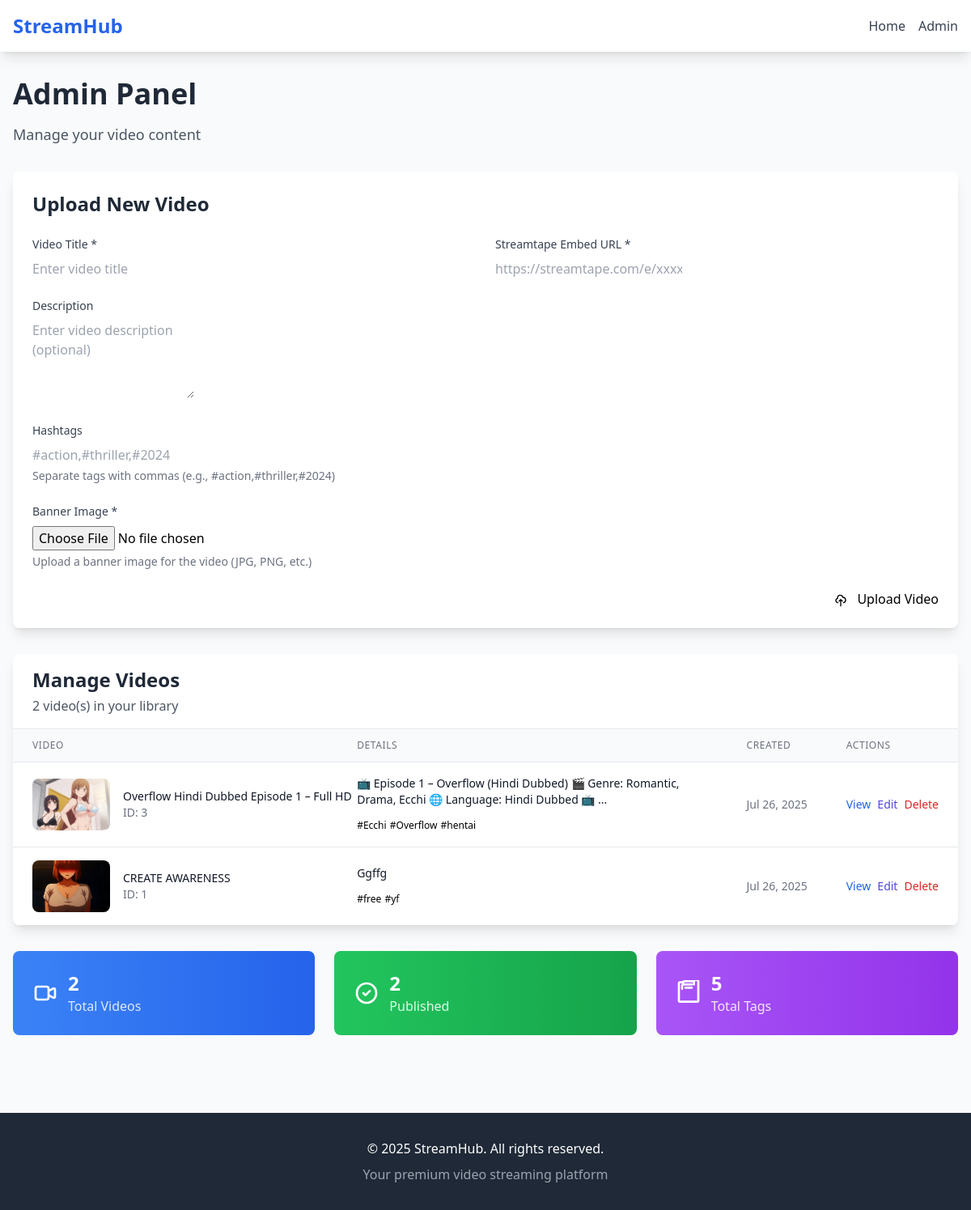
The page /admin on the database its author committed.
### models.py (models this page shows, shortened)
class Video(Base):
    __tablename__ = "videos"
    id = Column(Integer, primary_key=True, index=True)
    title = Column(String(255), nullable=False, index=True)
    description = Column(Text, nullable=True)
    hashtags = Column(String(500), nullable=True)
    streamtape_url = Column(String(500), nullable=False)
    streamtape_id = Column(String(100), nullable=False)
    banner_path = Column(String(500), nullable=False)
    created_at = Column(DateTime, default=datetime.utcnow)
    updated_at = Column(DateTime, default=datetime.utcnow, onupdate=datetime.utcnow)

### main.py (the view)
@app.get("/admin", response_class=HTMLResponse, summary="Admin Panel", description="Video management dashboard")
async def admin_panel(request: Request, db: Session = Depends(get_db)):
    try:
        videos = db.query(Video).order_by(Video.created_at.desc()).all()
        return templates.TemplateResponse("admin.html", {
            "request": request,
            "videos": videos
        })
    except Exception as e:
        raise HTTPException(status_code=500, detail=f"Database error: {str(e)}")

### templates/admin.html (shortened to what this page needs)
{% extends "base.html" %}
{% block content %}
<div class="mb-8">
    <h1 class="text-4xl font-bold text-gray-800 mb-4">Admin Panel</h1>
    <p class="text-gray-600 text-lg">Manage your video content</p>
</div>
<div class="bg-white rounded-lg shadow-lg p-6 mb-8">
    <h2 class="text-2xl font-semibold text-gray-800 mb-6">Upload New Video</h2>
    <form action="/admin/upload" method="post" enctype="multipart/form-data" class="space-y-6">
        <div class="grid grid-cols-1 md:grid-cols-2 gap-6">
            <div>
                <label for="title" class="block text-sm font-medium text-gray-700 mb-2">
                    Video Title *
                </label>
                <input type="text"
                       id="title"
                       name="title"
                       required
                       class="form-input"
                       placeholder="Enter video title">
            </div>
            <div>
                <label for="streamtape_url" class="block text-sm font-medium text-gray-700 mb-2">
                    Streamtape Embed URL *
                </label>
                <input type="url"
                       id="streamtape_url"
                       name="streamtape_url"
                       required
                       class="form-input"
                       placeholder="https://streamtape.com/e/xxxxx/">
            </div>
        </div>
        <div>
            <label for="description" class="block text-sm font-medium text-gray-700 mb-2">
                Description
            </label>
            <textarea id="description"
                      name="description"
                      rows="4"
                      class="form-textarea"
                      placeholder="Enter video description (optional)"></textarea>
        </div>
        <div>
            <label for="hashtags" class="block text-sm font-medium text-gray-700 mb-2">
                Hashtags
            </label>
            <input type="text"
                   id="hashtags"
                   name="hashtags"
                   class="form-input"
                   placeholder="#action,#thriller,#2024">
            <p class="text-sm text-gray-500 mt-1">Separate tags with commas (e.g., #action,#thriller,#2024)</p>
        </div>
        <div>
            <label for="banner" class="block text-sm font-medium text-gray-700 mb-2">
                Banner Image *
            </label>
            <input type="file"
                   id="banner"
                   name="banner"
                   accept="image/*"
                   required
                   class="form-input">
            <p class="text-sm text-gray-500 mt-1">Upload a banner image for the video (JPG, PNG, etc.)</p>
        </div>
        <div class="flex justify-end">
            <button type="submit" class="btn-primary">
                <svg class="w-4 h-4 mr-2 inline" fill="none" stroke="currentColor" viewBox="0 0 24 24">
                    <path stroke-linecap="round" stroke-linejoin="round" stroke-width="2" d="M7 16a4 4 0 01-.88-7.903A5 5 0 1115.9 6L16 6a5 5 0 011 9.9M15 13l-3-3m0 0l-3 3m3-3v12"></path>
                </svg>
                Upload Video
            </button>
        </div>
    </form>
</div>
<div class="bg-white rounded-lg shadow-lg overflow-hidden">
    <div class="px-6 py-4 border-b border-gray-200">
        <h2 class="text-2xl font-semibold text-gray-800">Manage Videos</h2>
        <p class="text-gray-600 mt-1">{{ videos|length }} video(s) in your library</p>
    </div>
    {% if videos %}
    <div class="overflow-x-auto">
        <table class="min-w-full divide-y divide-gray-200">
            <thead class="bg-gray-50">
                <tr>
                    <th class="px-6 py-3 text-left text-xs font-medium text-gray-500 uppercase tracking-wider">
                        Video
                    </th>
                    <th class="px-6 py-3 text-left text-xs font-medium text-gray-500 uppercase tracking-wider">
                        Details
                    </th>
                    <th class="px-6 py-3 text-left text-xs font-medium text-gray-500 uppercase tracking-wider">
                        Created
                    </th>
                    <th class="px-6 py-3 text-left text-xs font-medium text-gray-500 uppercase tracking-wider">
                        Actions
                    </th>
                </tr>
            </thead>
            <tbody class="bg-white divide-y divide-gray-200">
                {% for video in videos %}
                <tr class="hover:bg-gray-50">
                    <td class="px-6 py-4 whitespace-nowrap">
                        <div class="flex items-center">
                            <img src="/{{ video.banner_path }}"
                                 alt="{{ video.title }}"
                                 class="h-16 w-24 object-cover rounded-lg mr-4">
                            <div>
                                <div class="text-sm font-medium text-gray-900">
                                    {{ video.title }}
                                </div>
                                <div class="text-sm text-gray-500">
                                    ID: {{ video.id }}
                                </div>
                            </div>
                        </div>
                    </td>
                    <td class="px-6 py-4">
                        <div class="text-sm text-gray-900">
                            {% if video.description %}
                                {{ video.description[:100] }}{% if video.description|length > 100 %}...{% endif %}
                            {% else %}
                                <span class="text-gray-400">No description</span>
                            {% endif %}
                        </div>
                        {% if video.hashtag_list %}
                        <div class="mt-2">
                            {% for tag in video.hashtag_list[:3] %}
                            <span class="hashtag text-xs">{{ tag }}</span>
                            {% endfor %}
                        </div>
                        {% endif %}
                    </td>
                    <td class="px-6 py-4 whitespace-nowrap text-sm text-gray-500">
                        {{ video.created_at.strftime('%b %d, %Y') }}
                    </td>
                    <td class="px-6 py-4 whitespace-nowrap text-sm font-medium">
                        <div class="flex space-x-2">
                            <a href="/watch/{{ video.id }}"
                               class="text-blue-600 hover:text-blue-900"
                               target="_blank">
                                View
                            </a>
                            <a href="/admin/edit/{{ video.id }}"
                               class="text-indigo-600 hover:text-indigo-900">
                                Edit
                            </a>
                            <form action="/admin/delete/{{ video.id }}"
                                  method="post"
                                  class="inline"
                                  onsubmit="return confirmDelete('{{ video.title }}')">
                                <button type="submit"
                                        class="text-red-600 hover:text-red-900">
                                    Delete
                                </button>
                            </form>
                        </div>
                    </td>
                </tr>
                {% endfor %}
            </tbody>
        </table>
    </div>
    {% endif %}
</div>
<div class="mt-8 grid grid-cols-1 md:grid-cols-3 gap-6">
    <div class="bg-gradient-to-r from-blue-500 to-blue-600 rounded-lg p-6 text-white">
        <div class="flex items-center">
            <svg class="h-8 w-8 mr-3" fill="none" stroke="currentColor" viewBox="0 0 24 24">
                <path stroke-linecap="round" stroke-linejoin="round" stroke-width="2" d="M15 10l4.553-2.276A1 1 0 0121 8.618v6.764a1 1 0 01-1.447.894L15 14M5 18h8a2 2 0 002-2V8a2 2 0 00-2-2H5a2 2 0 00-2 2v8a2 2 0 002 2z"></path>
            </svg>
            <div>
                <div class="text-2xl font-bold">{{ videos|length }}</div>
                <div class="text-blue-100">Total Videos</div>
            </div>
        </div>
    </div>
    <div class="bg-gradient-to-r from-green-500 to-green-600 rounded-lg p-6 text-white">
        <div class="flex items-center">
            <svg class="h-8 w-8 mr-3" fill="none" stroke="currentColor" viewBox="0 0 24 24">
                <path stroke-linecap="round" stroke-linejoin="round" stroke-width="2" d="M9 12l2 2 4-4m6 2a9 9 0 11-18 0 9 9 0 0118 0z"></path>
            </svg>
            <div>
                <div class="text-2xl font-bold">{{ videos|length }}</div>
                <div class="text-green-100">Published</div>
            </div>
        </div>
    </div>
    <div class="bg-gradient-to-r from-purple-500 to-purple-600 rounded-lg p-6 text-white">
        <div class="flex items-center">
            <div>
                <div class="text-2xl font-bold">
                    {% set total_tags = [] %}
                    {% for video in videos %}
                        {% set _ = total_tags.extend(video.hashtag_list) %}
                    {% endfor %}
                    {{ total_tags|length }}
                </div>
                <div class="text-purple-100">Total Tags</div>
            </div>
        </div>
    </div>
</div>
{% endblock %}

### templates/base.html (shortened to what this page needs)
<!DOCTYPE html>
<html lang="en">
<head>
    <script src="https://cdn.tailwindcss.com"></script>
</head>
<body class="bg-gray-50 min-h-screen">
    <nav class="bg-white shadow-lg">
        <div class="max-w-7xl mx-auto px-4">
            <div class="flex justify-between items-center py-4">
                <div class="flex items-center">
                    <a href="/" class="text-2xl font-bold text-blue-600">StreamHub</a>
                </div>
                <div class="flex items-center space-x-4">
                    <a href="/" class="text-gray-700 hover:text-blue-600 transition duration-200">Home</a>
                    <a href="/admin" class="text-gray-700 hover:text-blue-600 transition duration-200">Admin</a>
                </div>
            </div>
        </div>
    </nav>
    <main class="max-w-7xl mx-auto px-4 py-8">
        {% block content %}{% endblock %}
    </main>
    <footer class="bg-gray-800 text-white mt-16">
        <div class="max-w-7xl mx-auto px-4 py-8">
            <div class="text-center">
                <p>&copy; 2025 StreamHub. All rights reserved.</p>
                <p class="text-gray-400 mt-2">Your premium video streaming platform</p>
            </div>
        </div>
    </footer>
</body>
</html>

### templates/base.html (style rules this page uses)
.hashtag { @apply inline-block bg-blue-100 text-blue-800 text-xs px-2 py-1 rounded-full mr-1 mb-1; }
.btn-primary { @apply bg-blue-600 hover:bg-blue-700 text-white font-bold py-2 px-4 rounded transition duration-200; }
.form-input { @apply w-full px-3 py-2 border border-gray-300 rounded-md focus:outline-none focus:ring-2 focus:ring-blue-500 focus:border-blue-500; }
.form-textarea { @apply w-full px-3 py-2 border border-gray-300 rounded-md focus:outline-none focus:ring-2 focus:ring-blue-500 focus:border-blue-500 resize-vertical; }

### rows shown on the page
Video: banner_path (picture), title "Overflow Hindi Dubbed Episode 1 – Full HD", id "3", description "📺 Episode 1 – Overflow (Hindi Dubbed) 🎬 Genre: Romantic, Drama, Ecchi 🌐 Language: Hindi Dubbed 📺", 3 "#Ecchi" "#Overflow" "#hentai", created_at "Jul 26, 2025"
Video: banner_path (picture), title "CREATE AWARENESS", id "1", description "Ggffg", 3 "#free" "#yf", created_at "Jul 26, 2025"

### other values the page prints
{{ videos|length }} "2"
{{ total_tags|length }} "5"
